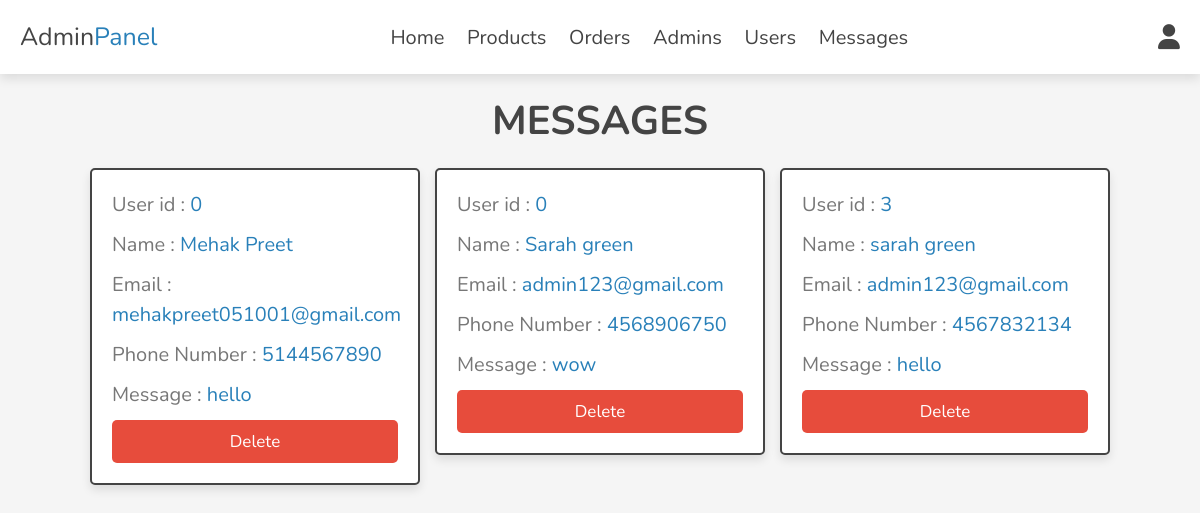
The page /admin/messages.php (signed in) on the database its author committed.
### tables this page shows
CREATE TABLE `messages` (
  `id` int(100) NOT NULL,
  `user_id` int(100) NOT NULL,
  `name` varchar(100) NOT NULL,
  `email` varchar(100) NOT NULL,
  `number` varchar(12) NOT NULL,
  `message` varchar(500) NOT NULL
);

### admin/messages.php (the view, shortened to what this page needs)
<?php
include '../main/connect.php';
?>
<!DOCTYPE html>
<html lang="en">
<head>
   <link rel="stylesheet" href="https://cdnjs.cloudflare.com/ajax/libs/font-awesome/6.1.1/css/all.min.css">
   <link rel="stylesheet" href="../css/admin_style.css">
</head>
<body>
<?php include '../main/admin_header.php'; ?>
<section class="contacts">
<h1 class="heading">Messages</h1>
<div class="box-container">
   <?php
      $select_messages = $conn->prepare("SELECT * FROM `messages`");
      $select_messages->execute();
      if($select_messages->rowCount() > 0){
         while($fetch_message = $select_messages->fetch(PDO::FETCH_ASSOC)){
   ?>
   <div class="box">
   <p> User id : <span><?= $fetch_message['user_id']; ?></span></p>
   <p> Name : <span><?= $fetch_message['name']; ?></span></p>
   <p> Email : <span><?= $fetch_message['email']; ?></span></p>
   <p> Phone Number : <span><?= $fetch_message['number']; ?></span></p>
   <p> Message : <span><?= $fetch_message['message']; ?></span></p>
   <a href="messages.php??delete=<?= $fetch_message['id']; ?>" onclick="return confirm('delete this message?');" class="delete-btn">Delete</a>
   </div>
   <?php
         }
      }else{
         echo '<p class="empty">You have no messages</p>';
      }
   ?>
</div>
</section>
</body>
</html>

### css/admin_style.css (style rules this page uses)
:root { --main-color:#2980b9; --red:#e74c3c; --black:#444; --white:#fff; --light-color:#777; --light-bg:#f5f5f5; --border:.2rem solid var(--black); --box-shadow:0 .5rem 1rem rgba(0,0,0,.1); }
* { font-family: 'Nunito', sans-serif; margin:0; padding:0; box-sizing: border-box; outline: none; border:none; text-decoration: none; }
html { font-size: 62.5%; overflow-x: hidden; }
body { background-color: var(--light-bg); }
section { padding:2rem; max-width: 1200px; margin:0 auto; }
.heading { font-size: 4rem; color:var(--black); margin-bottom: 2rem; text-align: center; text-transform: uppercase; }
.btn, .delete-btn, .option-btn { display: block; width: 100%; margin-top: 1rem; border-radius: .5rem; padding:1rem 3rem; font-size: 1.7rem; text-transform: capitalize; color:var(--white); cursor: pointer; text-align: center; }
.delete-btn { background-color: var(--red); }
.contacts .box-container { display: grid; grid-template-columns: repeat(auto-fit, 33rem); gap:1.5rem; align-items: flex-start; justify-content: center; }
.contacts .box-container .box { padding:2rem; padding-top: 1rem; border-radius: .5rem; border:var(--border); background-color: var(--white); box-shadow: var(--box-shadow); }
.contacts .box-container .box p { line-height: 1.5; font-size: 2rem; color:var(--light-color); margin:1rem 0; }
.contacts .box-container .box p span { color:var(--main-color); }

### rows shown on the page
messages: user "0", name "Mehak Preet", email "mehakpreet051001@gmail.com", number "5144567890", message "hello"
messages: user "0", name "Sarah green", email "admin123@gmail.com", number "4568906750", message "wow"
messages: user "3", name "sarah green", email "admin123@gmail.com", number "4567832134", message "hello"
